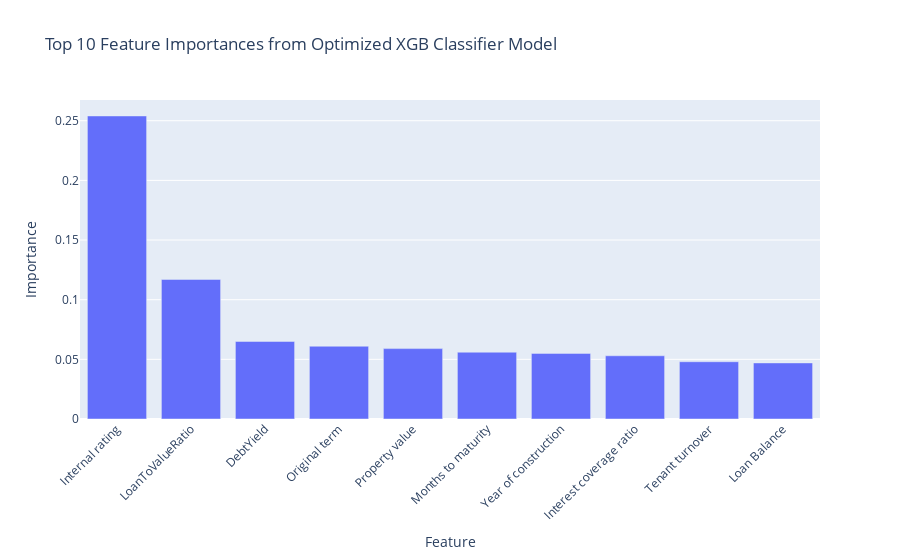

Source (notebook cell):
### Code cell
# Plot feature importances from final XGBoost model
importanceXGBdf = featureImportancesXGB.reset_index()
importanceXGBdf.columns = ['Feature', 'Importance']
importanceXGBdf['Importance'] = np.round(importanceXGBdf['Importance'], 3)

fig = px.bar(importanceXGBdf.head(10), x='Feature', y='Importance',
             title='Top 10 Feature Importances from Optimized XGB Classifier Model')
fig.update_layout(xaxis_tickangle=-45)
fig.show()
importanceXGBdf

### Figure 1 — Plotly figure (JSON) as saved in the notebook; plotly's stock layout.template omitted (floating-point values rounded to 4 significant figures)
{"data": [{"alignmentgroup": "True", "hovertemplate": "Feature=%{x}<br>Importance=%{y}<extra></extra>", "legendgroup": "", "marker": {"color": "#636efa", "pattern": {"shape": ""}}, "name": "", "offsetgroup": "", "orientation": "v", "showlegend": false, "textposition": "auto", "type": "bar", "x": ["Internal rating", "LoanToValueRatio", "DebtYield", "Original term", "Property value", "Months to maturity", "Year of construction", "Interest coverage ratio", "Tenant turnover", "Loan Balance"], "xaxis": "x", "y": [0.254, 0.117, 0.065, 0.061, 0.059, 0.056, 0.055, 0.053, 0.048, 0.047], "yaxis": "y"}], "layout": {"barmode": "relative", "legend": {"tracegroupgap": 0}, "title": {"text": "Top 10 Feature Importances from Optimized XGB Classifier Model"}, "xaxis": {"anchor": "y", "domain": [0, 1], "tickangle": -45, "title": {"text": "Feature"}}, "yaxis": {"anchor": "x", "domain": [0, 1], "title": {"text": "Importance"}}}}
